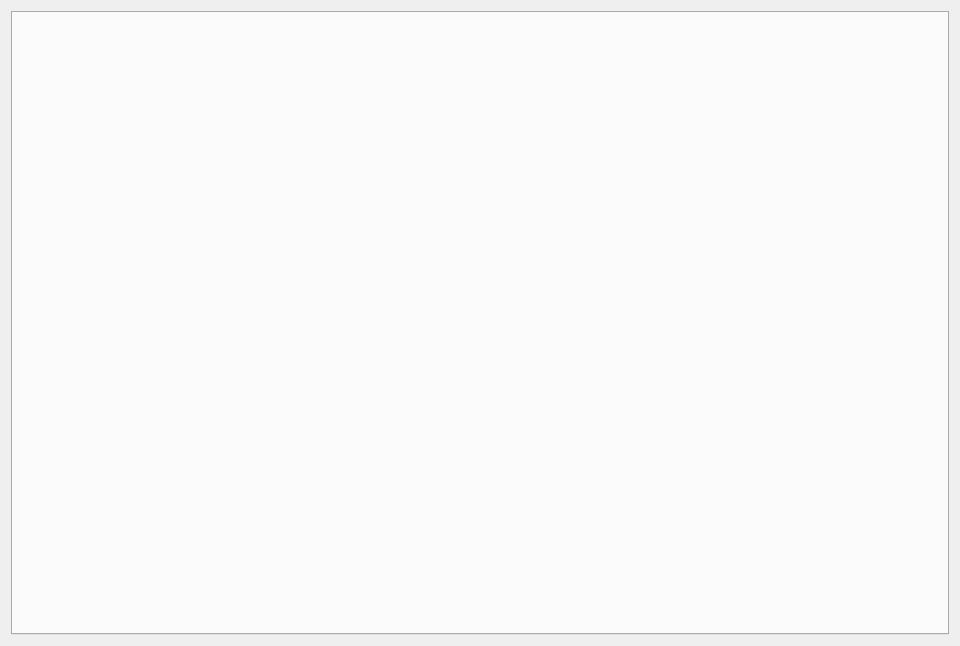
<?xml version="1.0" encoding="UTF-8"?>
<ui version="4.0">
 <class>MainWindow</class>
 <widget class="QMainWindow" name="MainWindow">
  <property name="geometry">
   <rect>
    <x>0</x>
    <y>0</y>
    <width>960</width>
    <height>646</height>
   </rect>
  </property>
  <property name="windowTitle">
   <string>Neural Networks</string>
  </property>
  <widget class="QWidget" name="centralWidget">
   <layout class="QVBoxLayout" name="verticalLayout">
    <item>
     <layout class="QVBoxLayout" name="verticalLayout_2">
      <item>
       <widget class="QTabWidget" name="tabWidget">
        <property name="acceptDrops">
         <bool>true</bool>
        </property>
        <property name="layoutDirection">
         <enum>Qt::LeftToRight</enum>
        </property>
        <property name="tabPosition">
         <enum>QTabWidget::North</enum>
        </property>
        <property name="tabShape">
         <enum>QTabWidget::Rounded</enum>
        </property>
        <property name="currentIndex">
         <number>-1</number>
        </property>
       </widget>
      </item>
     </layout>
    </item>
   </layout>
  </widget>
 </widget>
 <layoutdefault spacing="6" margin="11"/>
 <resources/>
 <connections/>
</ui>
